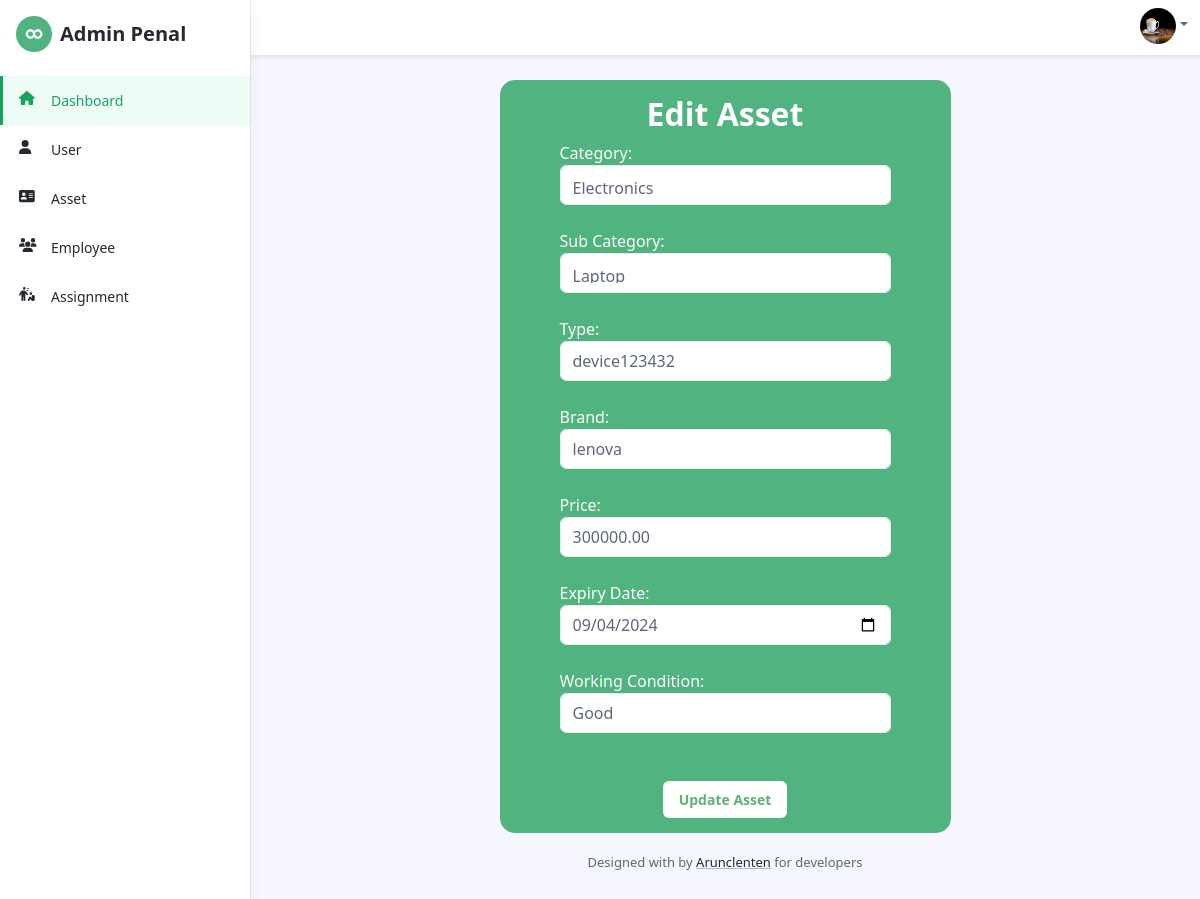
Screenshot of /edit_asset.php?id=15 (signed in) with the database file from the repository.
### tables this page shows
CREATE TABLE `assets` (
  `id` int(11) NOT NULL,
  `unique_id` varchar(250) NOT NULL,
  `category` varchar(100) DEFAULT NULL,
  `sub_category` varchar(100) DEFAULT NULL,
  `type` varchar(100) DEFAULT NULL,
  `brand` varchar(100) DEFAULT NULL,
  `price` decimal(10,2) DEFAULT NULL,
  `expiry_date` date DEFAULT NULL,
  `working_condition` varchar(50) DEFAULT NULL,
  `created_at` timestamp NOT NULL DEFAULT current_timestamp()
);

### edit_asset.php (the view, shortened to what this page needs)
<?php
include("header.php");
include 'db.php';
$id = $_GET['id'] ?? null;
$asset = $pdo->query("SELECT * FROM assets WHERE id = $id")->fetch(PDO::FETCH_ASSOC);
?>
<div class="auth-form-container text-start mx-auto">
<form action="edit_asset.php?id=<?= $asset['id'] ?>" method="POST" class="auth-form auth-signup-form">
<h2 class="text-center text-white">Edit Asset</h2>
    <label class="text-white">Category:</label><br>
    <select name="category" required class="form-control">
        <option value="Electronics" <?= $asset['category'] == 'Electronics' ? 'selected' : '' ?>>Electronics</option>
    </select><br>
    <label class="text-white">Sub Category:</label><br>
    <select name="sub_category" required class="form-control">
        <option value="Laptop" <?= $asset['sub_category'] == 'Laptop' ? 'selected' : '' ?>>Laptop</option>
    </select><br>
    <label class="text-white">Type:</label><br>
    <input type="text" name="type" value="<?= $asset['type'] ?>" class="form-control" required><br>
    <label class="text-white">Brand:</label><br>
    <input type="text" name="brand" value="<?= $asset['brand'] ?>" class="form-control" required><br>
    <label class="text-white">Price:</label><br>
    <input type="number" step="0.01" name="price" value="<?= $asset['price'] ?>" class="form-control" required><br>
    <label class="text-white">Expiry Date:</label><br>
    <input type="date" name="expiry_date" value="<?= $asset['expiry_date'] ?>" class="form-control" required><br>
    <label class="text-white">Working Condition:</label><br>
    <input type="text" name="working_condition" value="<?= $asset['working_condition'] ?>" class="form-control" required><br><br>
    <div class="text-center">
    <button type="submit" class="btn bg-white text-success" name="update">Update Asset</button>
    </div>
</form>
</div>
<?php
include("footer.php");
?>

### header.php (style rules this page uses)
.auth-form { width: 50%; background: #51b37f; padding: 15px 60px; border-radius: 15px; }
.auth-form-container { display: flex; justify-content: center; }

### rows the page displays
assets: category "Electronics", sub_category "Laptop", type "device123432", brand "lenova", price "300000.00", expiry_date "09/04/2024", working_condition "Good"
